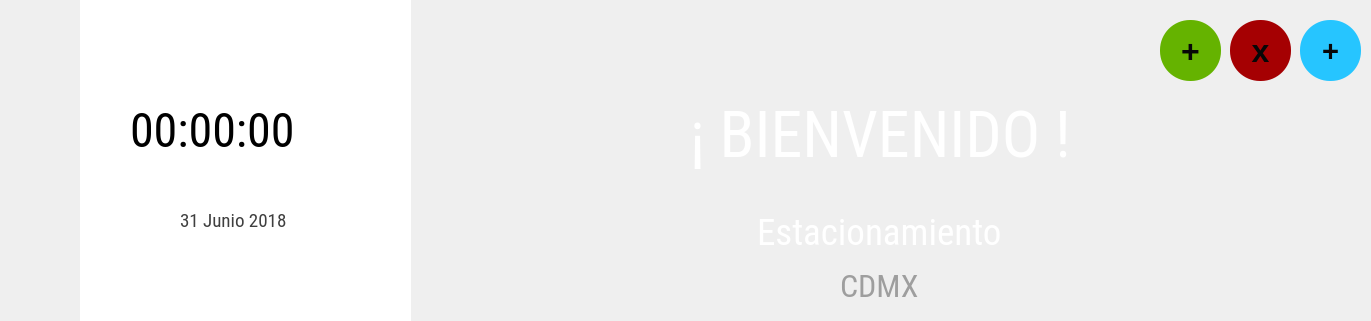
  <widget class="QStackedWidget" name="stackedWidget_2">
   <property name="geometry">
    <rect>
     <x>0</x>
     <y>-11</y>
     <width>1371</width>
     <height>321</height>
    </rect>
   </property>
   <property name="currentIndex">
    <number>1</number>
   </property>
   <widget class="QWidget" name="page_9"/>
   <widget class="QWidget" name="page_10">
    <widget class="QWidget" name="layoutWidget_2">
     <property name="geometry">
      <rect>
       <x>630</x>
       <y>260</y>
       <width>511</width>
       <height>51</height>
      </rect>
     </property>
     <layout class="QGridLayout" name="gridLayout_3">
      <item row="0" column="3">
       <widget class="QLabel" name="label_4">
        <property name="text">
         <string/>
        </property>
       </widget>
      </item>
      <item row="0" column="0">
       <spacer name="horizontalSpacer_5">
        <property name="orientation">
         <enum>Qt::Horizontal</enum>
        </property>
        <property name="sizeHint" stdset="0">
         <size>
          <width>40</width>
          <height>20</height>
         </size>
        </property>
       </spacer>
      </item>
      <item row="0" column="1">
       <widget class="QLabel" name="nomLoc">
        <property name="font">
         <font>
          <family>Roboto Condensed</family>
          <pointsize>24</pointsize>
          <weight>50</weight>
          <italic>false</italic>
          <bold>false</bold>
         </font>
        </property>
        <property name="styleSheet">
         <string notr="true">background-color:transparent;
color:rgb(158, 158, 158)</string>
        </property>
        <property name="text">
         <string>CDMX</string>
        </property>
       </widget>
      </item>
      <item row="0" column="2">
       <spacer name="horizontalSpacer_6">
        <property name="orientation">
         <enum>Qt::Horizontal</enum>
        </property>
        <property name="sizeHint" stdset="0">
         <size>
          <width>40</width>
          <height>20</height>
         </size>
        </property>
       </spacer>
      </item>
     </layout>
    </widget>
    <widget class="QWidget" name="layoutWidget_3">
     <property name="geometry">
      <rect>
       <x>610</x>
       <y>200</y>
       <width>551</width>
       <height>65</height>
      </rect>
     </property>
     <layout class="QGridLayout" name="gridLayout_4">
      <item row="0" column="3">
       <widget class="QLabel" name="label_5">
        <property name="text">
         <string/>
        </property>
       </widget>
      </item>
      <item row="0" column="0">
       <spacer name="horizontalSpacer_7">
        <property name="orientation">
         <enum>Qt::Horizontal</enum>
        </property>
        <property name="sizeHint" stdset="0">
         <size>
          <width>40</width>
          <height>20</height>
         </size>
        </property>
       </spacer>
      </item>
      <item row="0" column="1">
       <widget class="QLabel" name="nomPlaza">
        <property name="font">
         <font>
          <family>Roboto Condensed</family>
          <pointsize>28</pointsize>
          <weight>50</weight>
          <italic>false</italic>
          <bold>false</bold>
         </font>
        </property>
        <property name="styleSheet">
         <string notr="true">background-color:transparent;
color:rgb(255, 255, 255)</string>
        </property>
        <property name="text">
         <string>Estacionamiento</string>
        </property>
       </widget>
      </item>
      <item row="0" column="2">
       <spacer name="horizontalSpacer_8">
        <property name="orientation">
         <enum>Qt::Horizontal</enum>
        </property>
        <property name="sizeHint" stdset="0">
         <size>
          <width>40</width>
          <height>20</height>
         </size>
        </property>
       </spacer>
      </item>
     </layout>
    </widget>
    <widget class="QLabel" name="label_14">
     <property name="geometry">
      <rect>
       <x>570</x>
       <y>90</y>
       <width>621</width>
       <height>91</height>
      </rect>
     </property>
     <property name="font">
      <font>
       <family>Roboto Condensed</family>
       <pointsize>48</pointsize>
       <weight>50</weight>
       <italic>false</italic>
       <bold>false</bold>
      </font>
     </property>
     <property name="styleSheet">
      <string notr="true">color:rgb(255, 255, 255);
</string>
     </property>
     <property name="text">
      <string>&lt;html&gt;&lt;head/&gt;&lt;body&gt;&lt;p align=&quot;center&quot;&gt;¡ BIENVENIDO !&lt;/p&gt;&lt;/body&gt;&lt;/html&gt;</string>
     </property>
    </widget>
    <widget class="QPushButton" name="F3">
     <property name="geometry">
      <rect>
       <x>1300</x>
       <y>20</y>
       <width>61</width>
       <height>61</height>
      </rect>
     </property>
     <property name="font">
      <font>
       <pointsize>22</pointsize>
       <weight>75</weight>
       <italic>false</italic>
       <bold>true</bold>
      </font>
     </property>
     <property name="styleSheet">
      <string notr="true">background-color:rgb(38, 197, 255);
color:rgb(7, 7, 7);
border-radius:30%</string>
     </property>
     <property name="text">
      <string>+</string>
     </property>
    </widget>
    <widget class="QPushButton" name="pushButton">
     <property name="geometry">
      <rect>
       <x>1230</x>
       <y>20</y>
       <width>61</width>
       <height>61</height>
      </rect>
     </property>
     <property name="font">
      <font>
       <pointsize>24</pointsize>
       <weight>75</weight>
       <italic>false</italic>
       <bold>true</bold>
      </font>
     </property>
     <property name="styleSheet">
      <string notr="true">background-color:rgb(165, 0, 2);
color:rgb(7, 7, 7);
border-radius:30%</string>
     </property>
     <property name="text">
      <string>x</string>
     </property>
    </widget>
    <widget class="QPushButton" name="pushButton_2">
     <property name="geometry">
      <rect>
       <x>1160</x>
       <y>20</y>
       <width>61</width>
       <height>61</height>
      </rect>
     </property>
     <property name="font">
      <font>
       <pointsize>24</pointsize>
       <weight>75</weight>
       <bold>true</bold>
      </font>
     </property>
     <property name="styleSheet">
      <string notr="true">background-color:rgb(101, 179, 0);
color:rgb(7, 7, 7);
border-radius:30%</string>
     </property>
     <property name="text">
      <string>+</string>
     </property>
    </widget>
    <widget class="QPushButton" name="bpanelconf_3">
     <property name="geometry">
      <rect>
       <x>80</x>
       <y>-250</y>
       <width>331</width>
       <height>871</height>
      </rect>
     </property>
     <property name="font">
      <font>
       <family>FreeMono</family>
       <pointsize>28</pointsize>
       <weight>75</weight>
       <italic>false</italic>
       <bold>true</bold>
      </font>
     </property>
     <property name="styleSheet">
      <string notr="true">background-color:rgb(255, 255, 255);
color:rgb(7, 7, 7);
border-radius:150%</string>
     </property>
     <property name="text">
      <string/>
     </property>
     <property name="iconSize">
      <size>
       <width>128</width>
       <height>128</height>
      </size>
     </property>
    </widget>
    <widget class="QLabel" name="label_7">
     <property name="geometry">
      <rect>
       <x>180</x>
       <y>200</y>
       <width>201</width>
       <height>41</height>
      </rect>
     </property>
     <property name="font">
      <font>
       <family>Roboto Condensed</family>
       <pointsize>14</pointsize>
       <weight>50</weight>
       <italic>false</italic>
       <bold>false</bold>
      </font>
     </property>
     <property name="styleSheet">
      <string notr="true">color:rgb(63, 63, 63);
background-color:white;</string>
     </property>
     <property name="text">
      <string>31 Junio 2018</string>
     </property>
    </widget>
    <widget class="QLabel" name="label">
     <property name="geometry">
      <rect>
       <x>130</x>
       <y>70</y>
       <width>281</width>
       <height>121</height>
      </rect>
     </property>
     <property name="font">
      <font>
       <family>Roboto Condensed</family>
       <pointsize>36</pointsize>
       <weight>50</weight>
       <italic>false</italic>
       <bold>false</bold>
      </font>
     </property>
     <property name="styleSheet">
      <string notr="true">color:rgb(0, 0, 0);
background-color:white;</string>
     </property>
     <property name="text">
      <string>00:00:00</string>
     </property>
    </widget>
   </widget>
  </widget>
